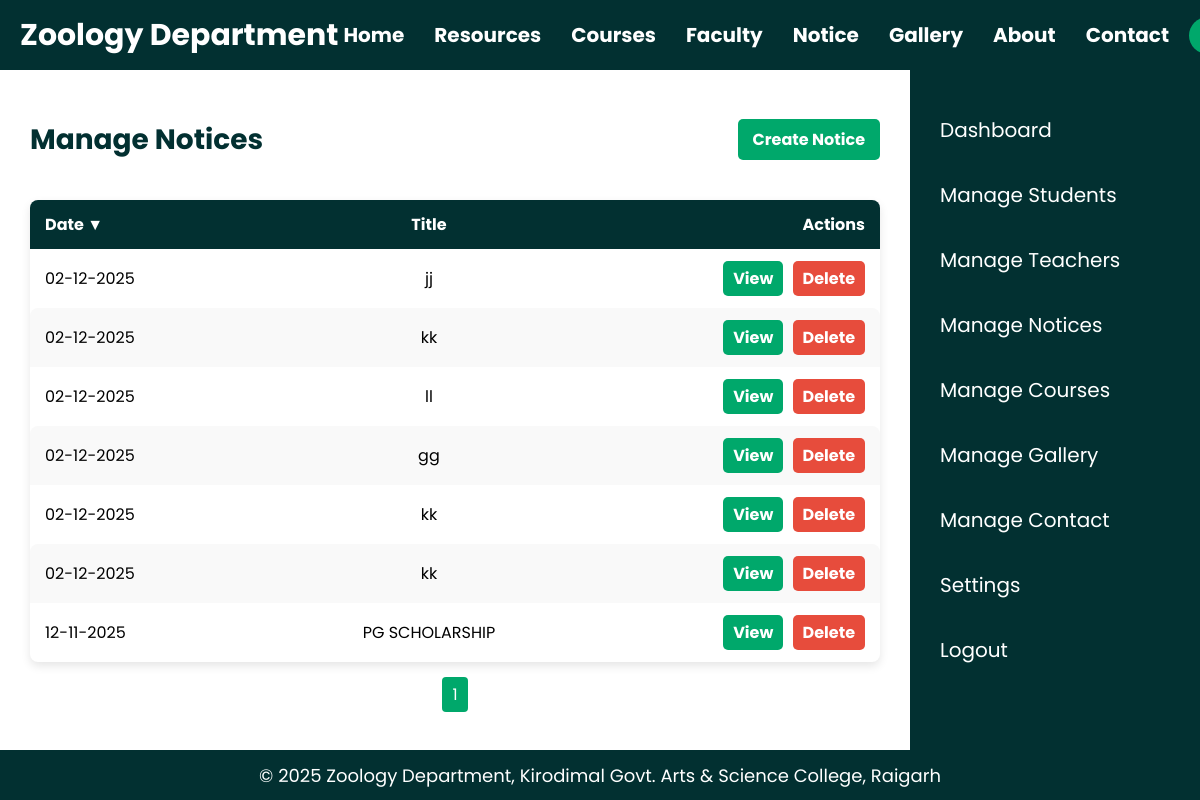
Page /manage_notices.php (signed in) on the committed database.
### tables this page shows
CREATE TABLE IF NOT EXISTS `notices` (
  `id` int NOT NULL AUTO_INCREMENT,
  `title` varchar(255) NOT NULL,
  `file_path` varchar(255) NOT NULL,
  `date` datetime DEFAULT CURRENT_TIMESTAMP,
  PRIMARY KEY (`id`)
);

### manage_notices.php (the view, shortened to what this page needs)
<?php
include 'header.php';
$is_admin = isset($_SESSION['role']) && $_SESSION['role'] === 'admin';
$sort_by = isset($_GET['sort']) ? $_GET['sort'] : 'date';
$order = isset($_GET['order']) ? $_GET['order'] : 'DESC';
$order = strtoupper($order) === 'ASC' ? 'ASC' : 'DESC';
$limit = 10;
$page = isset($_GET['page']) ? max(1, intval($_GET['page'])) : 1;
$offset = ($page - 1) * $limit;
$total_result = mysqli_query($conn, "SELECT COUNT(*) AS total FROM notices");
$total_row = mysqli_fetch_assoc($total_result);
$total_pages = ceil($total_row['total'] / $limit);
$query = "SELECT * FROM notices ORDER BY $sort_by $order LIMIT $limit OFFSET $offset";
$result = mysqli_query($conn, $query);
$arrow_up = "&#9650;";
$arrow_down = "&#9660;";
?>
<main class="manage-notice-view">
    <?php if($is_admin) include 'admin_sidebar.php'; ?>
    <div class="<?php echo $is_admin ? 'manage-notice-content' : 'public-content'; ?>">
        <div class="manage-notice-row">
            <h1 class="manage-notice-title">Manage Notices</h1>
            <?php if($is_admin): ?>
                <a href="create_notice.php" class="add-button">Create Notice</a>
            <?php endif; ?>
        </div>
        <table>
            <thead>
                <tr>
                    <th>
                        <a href="?sort=date&order=<?php echo $sort_by=='date' && $order=='ASC'?'DESC':'ASC'; ?>">
                            Date <?php if($sort_by=='date') echo $order=='ASC'?$arrow_up:$arrow_down; ?>
                        </a>
                    </th>
                    <th>
                        <a href="?sort=title&order=<?php echo $sort_by=='title' && $order=='ASC'?'DESC':'ASC'; ?>">
                            Title <?php if($sort_by=='title') echo $order=='ASC'?$arrow_up:$arrow_down; ?>
                        </a>
                    </th>
                    <th>Actions</th>
                </tr>
            </thead>
            <tbody>
                <?php while($row = mysqli_fetch_assoc($result)): ?>
                    <tr>
                        <td><?php echo date('d-m-Y', strtotime($row['date'])); ?></td>
                        <td><?php echo htmlspecialchars($row['title']); ?></td>
                        <td class="actions-cell">
                            <a href="<?php echo $row['file_path']; ?>" target="_blank" class="edit">View</a>
                            <?php if($is_admin): ?>
                                <a href="delete_notice.php?id=<?php echo $row['id']; ?>" class="delete">Delete</a>
                            <?php endif; ?>
                        </td>
                    </tr>
                <?php endwhile; ?>
            </tbody>
        </table>
        <div class="pagination">
            <?php for($p=1; $p<=$total_pages; $p++): ?>
                <a href="?page=<?php echo $p ?>&sort=<?php echo $sort_by ?>&order=<?php echo $order ?>" class="page-link <?php if($page==$p) echo 'active'; ?>"><?php echo $p ?></a>
            <?php endfor; ?>
        </div>
    </div>
</main>
<?php include 'footer.php'; ?>

### rows in the picture
notices: date "02-12-2025", title "jj"
notices: date "02-12-2025", title "kk"
notices: date "02-12-2025", title "ll"
notices: date "02-12-2025", title "gg"
notices: date "02-12-2025", title "kk"
notices: date "02-12-2025", title "kk"
notices: date "12-11-2025", title "PG SCHOLARSHIP"

### other values in the picture
$arrow_down "▼"
